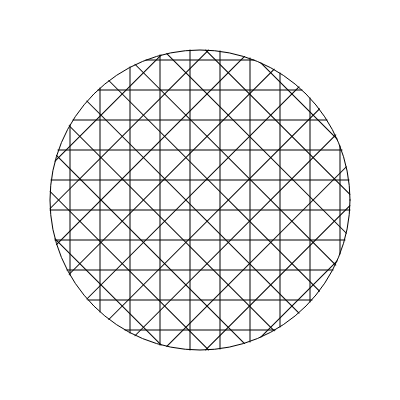
Frame 1 (no input)
Frame 60 (no input): identical to frame 1, image omitted
Frame 120 (the mouse pressed at the canvas centre since frame 60): identical to frame 1, image omitted

The p5.js sketch that drew this single still picture (run headless with seeded random() and noise() and a simulated clock; from frame 60 on, the mouse is pressed at the canvas centre):

// p5.js sketch
// ── sketch.js
function setup() {
  createCanvas(400, 400);
  angleMode(DEGREES)
  let circleCenter = 0;
  let diam = 300
  translate(200, 200)
  noFill();
  circle(0, 0, diam);
  for (let i = 10; i < diam; i += 30) {
    stripeCircle(circleCenter, circleCenter, diam, i)
  }
  rotate(45);
  for (let i = 10; i < diam; i += 30) {
    stripeCircle(circleCenter, circleCenter, diam, i)
  }
  rotate(45);
  for (let i = 10; i < diam; i += 30) {
    stripeCircle(circleCenter, circleCenter, diam, i)
  }
  rotate(45);
  for (let i = 10; i < diam; i += 30) {
    stripeCircle(circleCenter, circleCenter, diam, i)
  }

}

function draw() {

}

function stripeCircle(originX, originY, diam, pixlesFromTop) {

  let x = originX
  let y = originY - diam / 2 + pixlesFromTop
  while (dist(originX, originY, x, y) < diam / 2) {
    x++
  }
  let lineEnd = x;
  let lineStart = originX - (x - originX);
  line(lineStart, y, lineEnd, y);
}
